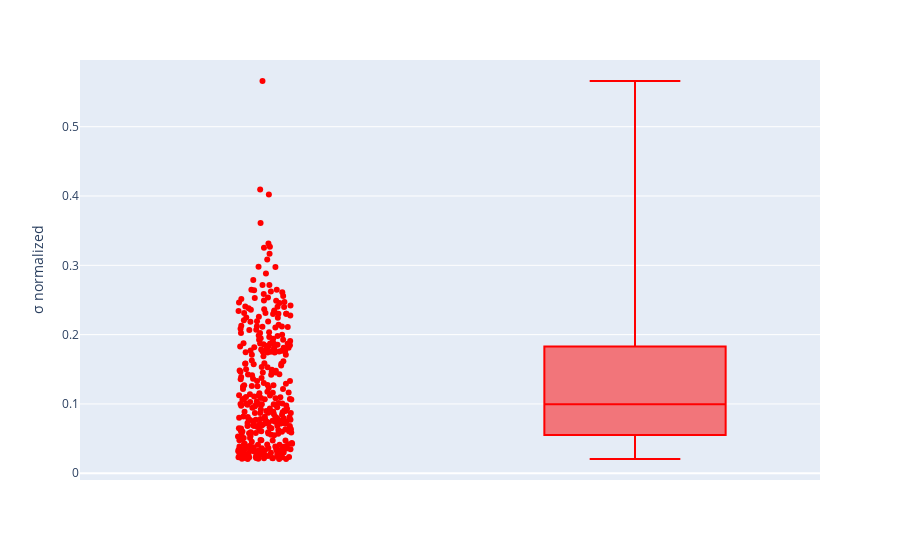

The code cell stored with this chart in its notebook:
### Markdown cell above
## Initial cost variations

### Code cell
df_20 = df.copy()
Lpts = df_20['NUM_POINTS'].unique()
Lclust = df_20['NUM_CLUST'].unique()
Linit = df_20['INIT'].unique()
Ldf = []
possibilities = filter(lambda x:x[0] > x[1], product(Lpts,Lclust,Linit))
for npts,nclust,init in possibilities:
    df_tmp = df_20.query(f"NUM_CLUST == {nclust} & NUM_POINTS == {npts} & INIT == '{init}' & IMPR_CLASS == 'FICL'")
    inits = np.array(df_tmp['init_cost'])
    mean = np.mean(inits)
    std = np.std(inits)
    normalized_std = std/mean
    Ldf.append({'mean':mean,'std':std,'normalized_std':normalized_std})
df_vis = pd.DataFrame(Ldf)
fig = px.strip(df_vis,y='normalized_std',stripmode='overlay')
fig.add_trace(go.Box(y=df_vis["normalized_std"], boxpoints=False,name=''))
fig.update_layout(showlegend=False)
fig.update_traces(marker=dict(color='red'))
fig.update_layout(
    yaxis_title=r'σ normalized'
)
fig.show()

### Figure 1 — Plotly figure (JSON) as saved in the notebook; plotly's stock layout.template omitted (floating-point values rounded to 4 significant figures; data arrays with more than 128 entries replaced by an {"elided": "..."} marker saying what was removed)
{"data": [{"alignmentgroup": "True", "boxpoints": "all", "fillcolor": "rgba(255,255,255,0)", "hoveron": "points", "hovertemplate": "normalized_std=%{y}<extra></extra>", "legendgroup": "", "line": {"color": "rgba(255,255,255,0)"}, "marker": {"color": "red"}, "name": "", "offsetgroup": "", "orientation": "v", "pointpos": 0, "showlegend": false, "type": "box", "x0": " ", "xaxis": "x", "y": {"elided": "348 float values"}, "y0": " ", "yaxis": "y"}, {"boxpoints": false, "marker": {"color": "red"}, "name": "", "type": "box", "y": {"elided": "348 float values"}}], "layout": {"boxmode": "overlay", "legend": {"tracegroupgap": 0}, "margin": {"t": 60}, "showlegend": false, "xaxis": {"anchor": "y", "domain": [0, 1]}, "yaxis": {"anchor": "x", "domain": [0, 1], "title": {"text": "σ normalized"}}}}
